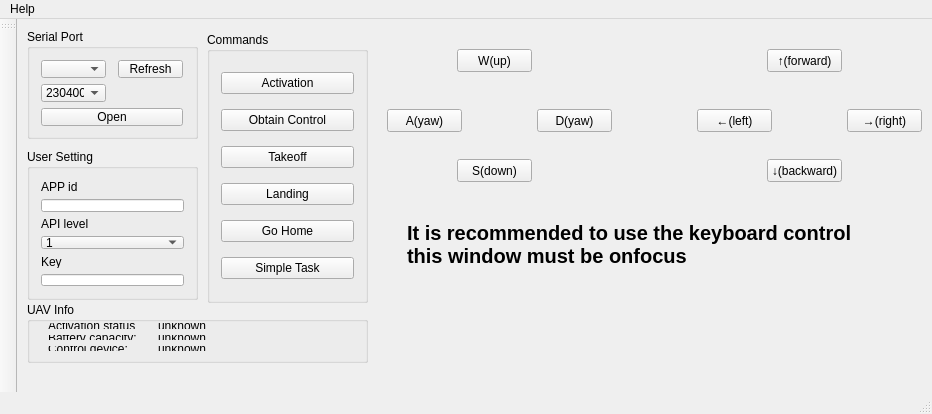
<?xml version="1.0" encoding="UTF-8"?>
<ui version="4.0">
 <class>MainWindow</class>
 <widget class="QMainWindow" name="MainWindow">
  <property name="geometry">
   <rect>
    <x>0</x>
    <y>0</y>
    <width>932</width>
    <height>414</height>
   </rect>
  </property>
  <property name="windowTitle">
   <string>DJI_Onboard_API_Test</string>
  </property>
  <property name="layoutDirection">
   <enum>Qt::LeftToRight</enum>
  </property>
  <widget class="QWidget" name="centralWidget">
   <widget class="QGroupBox" name="groupBox">
    <property name="geometry">
     <rect>
      <x>190</x>
      <y>13</y>
      <width>161</width>
      <height>271</height>
     </rect>
    </property>
    <property name="title">
     <string>Commands</string>
    </property>
    <layout class="QVBoxLayout" name="verticalLayout">
     <item>
      <widget class="QPushButton" name="BtnActivation">
       <property name="text">
        <string>Activation</string>
       </property>
      </widget>
     </item>
     <item>
      <widget class="QPushButton" name="btn_nav_open_close">
       <property name="text">
        <string>Obtain Control</string>
       </property>
      </widget>
     </item>
     <item>
      <widget class="QPushButton" name="btn_Takeoff">
       <property name="text">
        <string>Takeoff</string>
       </property>
      </widget>
     </item>
     <item>
      <widget class="QPushButton" name="btn_Landing">
       <property name="text">
        <string>Landing</string>
       </property>
      </widget>
     </item>
     <item>
      <widget class="QPushButton" name="btn_GoHome">
       <property name="text">
        <string>Go Home</string>
       </property>
      </widget>
     </item>
     <item>
      <widget class="QPushButton" name="btn_simpletask">
       <property name="text">
        <string>Simple Task</string>
       </property>
      </widget>
     </item>
    </layout>
   </widget>
   <widget class="QGroupBox" name="groupBox_2">
    <property name="geometry">
     <rect>
      <x>10</x>
      <y>10</y>
      <width>171</width>
      <height>110</height>
     </rect>
    </property>
    <property name="title">
     <string>Serial Port</string>
    </property>
    <layout class="QGridLayout" name="gridLayout">
     <item row="0" column="3">
      <widget class="QPushButton" name="btn_update_com">
       <property name="text">
        <string>Refresh</string>
       </property>
      </widget>
     </item>
     <item row="0" column="1">
      <widget class="QComboBox" name="serial_comboBox"/>
     </item>
     <item row="1" column="1">
      <widget class="QComboBox" name="baud_comboBox">
       <property name="editable">
        <bool>false</bool>
       </property>
       <property name="currentIndex">
        <number>0</number>
       </property>
       <property name="modelColumn">
        <number>0</number>
       </property>
       <item>
        <property name="text">
         <string>230400</string>
        </property>
       </item>
       <item>
        <property name="text">
         <string>115200</string>
        </property>
       </item>
       <item>
        <property name="text">
         <string>54600</string>
        </property>
       </item>
       <item>
        <property name="text">
         <string>38400</string>
        </property>
       </item>
       <item>
        <property name="text">
         <string>19200</string>
        </property>
       </item>
       <item>
        <property name="text">
         <string>9600</string>
        </property>
       </item>
       <item>
        <property name="text">
         <string>4800</string>
        </property>
       </item>
      </widget>
     </item>
     <item row="3" column="1" colspan="3">
      <widget class="QPushButton" name="btn_open_serialport">
       <property name="text">
        <string>Open</string>
       </property>
       <property name="icon">
        <iconset resource="image.qrc">
         <normaloff>:/icon/Images/err.png</normaloff>:/icon/Images/err.png</iconset>
       </property>
      </widget>
     </item>
    </layout>
   </widget>
   <widget class="QGroupBox" name="groupBox_3">
    <property name="geometry">
     <rect>
      <x>10</x>
      <y>130</y>
      <width>171</width>
      <height>151</height>
     </rect>
    </property>
    <property name="title">
     <string>User Setting</string>
    </property>
    <layout class="QVBoxLayout" name="verticalLayout_4">
     <item>
      <widget class="QLabel" name="label">
       <property name="text">
        <string>APP id</string>
       </property>
      </widget>
     </item>
     <item>
      <widget class="QLineEdit" name="AppID">
       <property name="text">
        <string/>
       </property>
      </widget>
     </item>
     <item>
      <widget class="QLabel" name="label_2">
       <property name="text">
        <string>API level</string>
       </property>
      </widget>
     </item>
     <item>
      <widget class="QComboBox" name="AppLevel">
       <item>
        <property name="text">
         <string>1</string>
        </property>
       </item>
       <item>
        <property name="text">
         <string>2</string>
        </property>
       </item>
      </widget>
     </item>
     <item>
      <widget class="QLabel" name="label_3">
       <property name="text">
        <string>Key</string>
       </property>
      </widget>
     </item>
     <item>
      <widget class="QLineEdit" name="AppKey">
       <property name="text">
        <string/>
       </property>
      </widget>
     </item>
    </layout>
   </widget>
   <widget class="QGroupBox" name="groupBox_4">
    <property name="geometry">
     <rect>
      <x>10</x>
      <y>283</y>
      <width>341</width>
      <height>61</height>
     </rect>
    </property>
    <property name="title">
     <string>UAV Info</string>
    </property>
    <widget class="QWidget" name="layoutWidget1">
     <property name="geometry">
      <rect>
       <x>10</x>
       <y>10</y>
       <width>110</width>
       <height>50</height>
      </rect>
     </property>
     <layout class="QVBoxLayout" name="verticalLayout_2">
      <item>
       <widget class="QLabel" name="label_4">
        <property name="text">
         <string>Activation status:</string>
        </property>
       </widget>
      </item>
      <item>
       <widget class="QLabel" name="label_5">
        <property name="text">
         <string>Battery capacity:</string>
        </property>
       </widget>
      </item>
      <item>
       <widget class="QLabel" name="label_6">
        <property name="text">
         <string>Control device:</string>
        </property>
       </widget>
      </item>
     </layout>
    </widget>
    <widget class="QWidget" name="layoutWidget">
     <property name="geometry">
      <rect>
       <x>120</x>
       <y>10</y>
       <width>211</width>
       <height>50</height>
      </rect>
     </property>
     <layout class="QVBoxLayout" name="verticalLayout_3">
      <item>
       <widget class="QLabel" name="label_Activation_Status">
        <property name="text">
         <string>unknown</string>
        </property>
       </widget>
      </item>
      <item>
       <widget class="QLabel" name="label_Battery_Capacity">
        <property name="text">
         <string>unknown</string>
        </property>
       </widget>
      </item>
      <item>
       <widget class="QLabel" name="label_Control_Device">
        <property name="text">
         <string>unknown</string>
        </property>
       </widget>
      </item>
     </layout>
    </widget>
   </widget>
   <widget class="QPushButton" name="btn_w">
    <property name="geometry">
     <rect>
      <x>440</x>
      <y>30</y>
      <width>75</width>
      <height>23</height>
     </rect>
    </property>
    <property name="text">
     <string>W(up)</string>
    </property>
   </widget>
   <widget class="QPushButton" name="btn_s">
    <property name="geometry">
     <rect>
      <x>440</x>
      <y>140</y>
      <width>75</width>
      <height>23</height>
     </rect>
    </property>
    <property name="text">
     <string>S(down)</string>
    </property>
   </widget>
   <widget class="QPushButton" name="btn_a">
    <property name="geometry">
     <rect>
      <x>370</x>
      <y>90</y>
      <width>75</width>
      <height>23</height>
     </rect>
    </property>
    <property name="text">
     <string>A(yaw)</string>
    </property>
   </widget>
   <widget class="QPushButton" name="btn_d">
    <property name="geometry">
     <rect>
      <x>520</x>
      <y>90</y>
      <width>75</width>
      <height>23</height>
     </rect>
    </property>
    <property name="text">
     <string>D(yaw)</string>
    </property>
   </widget>
   <widget class="QPushButton" name="btn_array_down">
    <property name="geometry">
     <rect>
      <x>750</x>
      <y>140</y>
      <width>75</width>
      <height>23</height>
     </rect>
    </property>
    <property name="text">
     <string>↓(backward)</string>
    </property>
   </widget>
   <widget class="QPushButton" name="btn_array_up">
    <property name="geometry">
     <rect>
      <x>750</x>
      <y>30</y>
      <width>75</width>
      <height>23</height>
     </rect>
    </property>
    <property name="text">
     <string>↑(forward)</string>
    </property>
   </widget>
   <widget class="QPushButton" name="btn_array_right">
    <property name="geometry">
     <rect>
      <x>830</x>
      <y>90</y>
      <width>75</width>
      <height>23</height>
     </rect>
    </property>
    <property name="text">
     <string>→(right)</string>
    </property>
   </widget>
   <widget class="QPushButton" name="btn_array__left">
    <property name="geometry">
     <rect>
      <x>680</x>
      <y>90</y>
      <width>75</width>
      <height>23</height>
     </rect>
    </property>
    <property name="text">
     <string>←(left)</string>
    </property>
   </widget>
   <widget class="QLabel" name="label_7">
    <property name="geometry">
     <rect>
      <x>390</x>
      <y>190</y>
      <width>531</width>
      <height>71</height>
     </rect>
    </property>
    <property name="font">
     <font>
      <pointsize>15</pointsize>
      <weight>75</weight>
      <bold>true</bold>
     </font>
    </property>
    <property name="text">
     <string>It is recommended to use the keyboard control
this window must be onfocus</string>
    </property>
   </widget>
   <zorder>groupBox_3</zorder>
   <zorder>groupBox_2</zorder>
   <zorder>groupBox</zorder>
   <zorder>groupBox_4</zorder>
   <zorder>btn_w</zorder>
   <zorder>btn_s</zorder>
   <zorder>btn_a</zorder>
   <zorder>btn_d</zorder>
   <zorder>btn_array_down</zorder>
   <zorder>btn_array_up</zorder>
   <zorder>btn_array_right</zorder>
   <zorder>btn_array__left</zorder>
   <zorder>label_7</zorder>
  </widget>
  <widget class="QMenuBar" name="menuBar">
   <property name="geometry">
    <rect>
     <x>0</x>
     <y>0</y>
     <width>932</width>
     <height>23</height>
    </rect>
   </property>
   <widget class="QMenu" name="menuHelp">
    <property name="title">
     <string>Help</string>
    </property>
    <addaction name="actionAbout"/>
   </widget>
   <addaction name="menuHelp"/>
  </widget>
  <widget class="QToolBar" name="mainToolBar">
   <attribute name="toolBarArea">
    <enum>LeftToolBarArea</enum>
   </attribute>
   <attribute name="toolBarBreak">
    <bool>false</bool>
   </attribute>
  </widget>
  <widget class="QStatusBar" name="statusBar"/>
  <action name="actionAbout">
   <property name="text">
    <string>About</string>
   </property>
   <property name="statusTip">
    <string/>
   </property>
   <property name="shortcut">
    <string>Ctrl+A</string>
   </property>
  </action>
 </widget>
 <layoutdefault spacing="6" margin="11"/>
 <resources>
  <include location="image.qrc"/>
 </resources>
 <connections/>
</ui>
